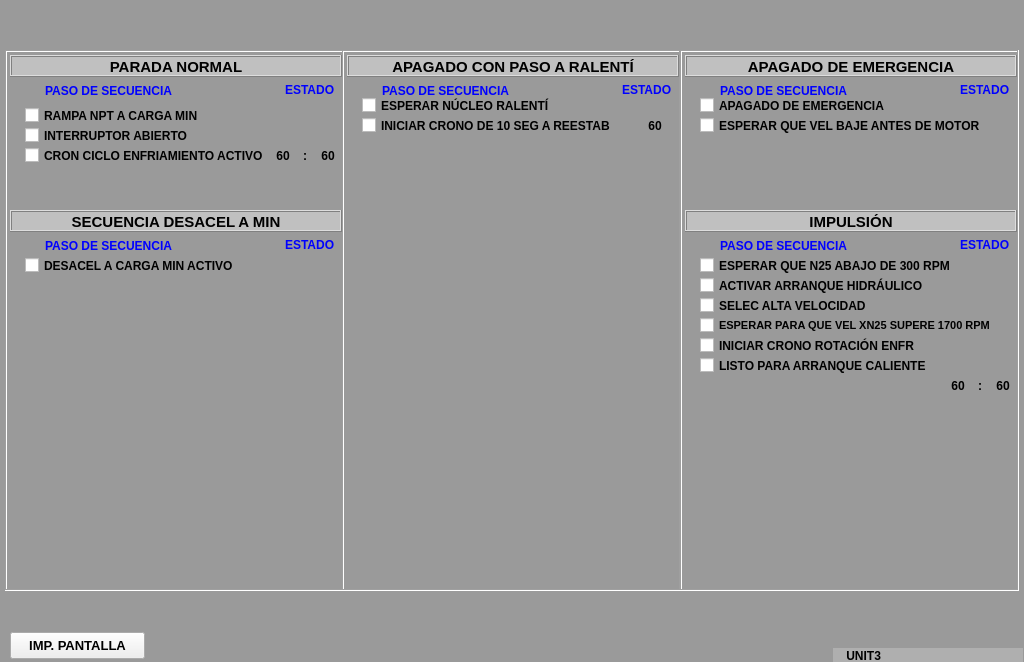
<?xml version="1.0" encoding="UTF-8"?>
<ui version="4.0">
 <class>A4</class>
 <widget class="QWidget" name="A4">
  <property name="geometry">
   <rect>
    <x>0</x>
    <y>0</y>
    <width>1024</width>
    <height>662</height>
   </rect>
  </property>
  <property name="minimumSize">
   <size>
    <width>1024</width>
    <height>662</height>
   </size>
  </property>
  <property name="maximumSize">
   <size>
    <width>1024</width>
    <height>662</height>
   </size>
  </property>
  <property name="windowTitle">
   <string>Form</string>
  </property>
  <widget class="QFrame" name="frame">
   <property name="geometry">
    <rect>
     <x>0</x>
     <y>0</y>
     <width>1024</width>
     <height>662</height>
    </rect>
   </property>
   <property name="styleSheet">
    <string notr="true">background-color: rgb(154, 154, 154);</string>
   </property>
   <property name="frameShape">
    <enum>QFrame::StyledPanel</enum>
   </property>
   <property name="frameShadow">
    <enum>QFrame::Raised</enum>
   </property>
   <widget class="QPushButton" name="btImp">
    <property name="geometry">
     <rect>
      <x>10</x>
      <y>632</y>
      <width>135</width>
      <height>27</height>
     </rect>
    </property>
    <property name="font">
     <font>
      <pointsize>10</pointsize>
      <weight>75</weight>
      <bold>true</bold>
     </font>
    </property>
    <property name="styleSheet">
     <string notr="true">background-color: none;</string>
    </property>
    <property name="text">
     <string>IMP. PANTALLA</string>
    </property>
   </widget>
   <widget class="QFrame" name="frame_7">
    <property name="geometry">
     <rect>
      <x>5</x>
      <y>50</y>
      <width>339</width>
      <height>541</height>
     </rect>
    </property>
    <property name="styleSheet">
     <string notr="true">background-color: none;</string>
    </property>
    <property name="frameShape">
     <enum>QFrame::Box</enum>
    </property>
    <property name="frameShadow">
     <enum>QFrame::Sunken</enum>
    </property>
    <widget class="QFrame" name="frame_8">
     <property name="geometry">
      <rect>
       <x>5</x>
       <y>5</y>
       <width>332</width>
       <height>22</height>
      </rect>
     </property>
     <property name="styleSheet">
      <string notr="true">background-color: rgb(192, 192, 192);</string>
     </property>
     <property name="frameShape">
      <enum>QFrame::Box</enum>
     </property>
     <property name="frameShadow">
      <enum>QFrame::Raised</enum>
     </property>
     <widget class="QLabel" name="lbPrdT">
      <property name="geometry">
       <rect>
        <x>7</x>
        <y>4</y>
        <width>318</width>
        <height>15</height>
       </rect>
      </property>
      <property name="font">
       <font>
        <pointsize>11</pointsize>
        <weight>75</weight>
        <bold>true</bold>
       </font>
      </property>
      <property name="text">
       <string>PARADA NORMAL</string>
      </property>
      <property name="alignment">
       <set>Qt::AlignCenter</set>
      </property>
     </widget>
    </widget>
    <widget class="QLabel" name="lbPas1_1T">
     <property name="geometry">
      <rect>
       <x>40</x>
       <y>30</y>
       <width>171</width>
       <height>21</height>
      </rect>
     </property>
     <property name="palette">
      <palette>
       <active>
        <colorrole role="WindowText">
         <brush brushstyle="SolidPattern">
          <color alpha="255">
           <red>0</red>
           <green>0</green>
           <blue>255</blue>
          </color>
         </brush>
        </colorrole>
       </active>
       <inactive>
        <colorrole role="WindowText">
         <brush brushstyle="SolidPattern">
          <color alpha="255">
           <red>0</red>
           <green>0</green>
           <blue>255</blue>
          </color>
         </brush>
        </colorrole>
       </inactive>
       <disabled>
        <colorrole role="WindowText">
         <brush brushstyle="SolidPattern">
          <color alpha="255">
           <red>120</red>
           <green>120</green>
           <blue>120</blue>
          </color>
         </brush>
        </colorrole>
       </disabled>
      </palette>
     </property>
     <property name="font">
      <font>
       <pointsize>9</pointsize>
       <weight>75</weight>
       <bold>true</bold>
      </font>
     </property>
     <property name="text">
      <string>PASO DE SECUENCIA</string>
     </property>
    </widget>
    <widget class="QLabel" name="lbEdo1_1">
     <property name="geometry">
      <rect>
       <x>280</x>
       <y>30</y>
       <width>54</width>
       <height>20</height>
      </rect>
     </property>
     <property name="palette">
      <palette>
       <active>
        <colorrole role="WindowText">
         <brush brushstyle="SolidPattern">
          <color alpha="255">
           <red>0</red>
           <green>0</green>
           <blue>255</blue>
          </color>
         </brush>
        </colorrole>
       </active>
       <inactive>
        <colorrole role="WindowText">
         <brush brushstyle="SolidPattern">
          <color alpha="255">
           <red>0</red>
           <green>0</green>
           <blue>255</blue>
          </color>
         </brush>
        </colorrole>
       </inactive>
       <disabled>
        <colorrole role="WindowText">
         <brush brushstyle="SolidPattern">
          <color alpha="255">
           <red>120</red>
           <green>120</green>
           <blue>120</blue>
          </color>
         </brush>
        </colorrole>
       </disabled>
      </palette>
     </property>
     <property name="font">
      <font>
       <pointsize>9</pointsize>
       <weight>75</weight>
       <bold>true</bold>
      </font>
     </property>
     <property name="text">
      <string>ESTADO</string>
     </property>
    </widget>
    <widget class="QCheckBox" name="cbRampa">
     <property name="geometry">
      <rect>
       <x>20</x>
       <y>50</y>
       <width>310</width>
       <height>31</height>
      </rect>
     </property>
     <property name="font">
      <font>
       <pointsize>9</pointsize>
       <weight>75</weight>
       <bold>true</bold>
      </font>
     </property>
     <property name="text">
      <string>RAMPA NPT A CARGA MIN</string>
     </property>
     <property name="iconSize">
      <size>
       <width>24</width>
       <height>24</height>
      </size>
     </property>
    </widget>
    <widget class="QCheckBox" name="cbInteruptor">
     <property name="geometry">
      <rect>
       <x>20</x>
       <y>70</y>
       <width>310</width>
       <height>31</height>
      </rect>
     </property>
     <property name="font">
      <font>
       <pointsize>9</pointsize>
       <weight>75</weight>
       <bold>true</bold>
      </font>
     </property>
     <property name="text">
      <string>INTERRUPTOR ABIERTO</string>
     </property>
     <property name="iconSize">
      <size>
       <width>24</width>
       <height>24</height>
      </size>
     </property>
    </widget>
    <widget class="QCheckBox" name="cbCronCiclo">
     <property name="geometry">
      <rect>
       <x>20</x>
       <y>90</y>
       <width>241</width>
       <height>31</height>
      </rect>
     </property>
     <property name="font">
      <font>
       <pointsize>9</pointsize>
       <weight>75</weight>
       <bold>true</bold>
      </font>
     </property>
     <property name="text">
      <string>CRON CICLO ENFRIAMIENTO ACTIVO</string>
     </property>
     <property name="iconSize">
      <size>
       <width>24</width>
       <height>24</height>
      </size>
     </property>
    </widget>
    <widget class="QFrame" name="frame_14">
     <property name="geometry">
      <rect>
       <x>5</x>
       <y>160</y>
       <width>332</width>
       <height>22</height>
      </rect>
     </property>
     <property name="styleSheet">
      <string notr="true">background-color: rgb(192, 192, 192);</string>
     </property>
     <property name="frameShape">
      <enum>QFrame::Box</enum>
     </property>
     <property name="frameShadow">
      <enum>QFrame::Raised</enum>
     </property>
     <widget class="QLabel" name="lbsecT">
      <property name="geometry">
       <rect>
        <x>7</x>
        <y>4</y>
        <width>318</width>
        <height>15</height>
       </rect>
      </property>
      <property name="font">
       <font>
        <pointsize>11</pointsize>
        <weight>75</weight>
        <bold>true</bold>
       </font>
      </property>
      <property name="text">
       <string>SECUENCIA DESACEL A MIN</string>
      </property>
      <property name="alignment">
       <set>Qt::AlignCenter</set>
      </property>
     </widget>
    </widget>
    <widget class="QLabel" name="lbPas1_2T">
     <property name="geometry">
      <rect>
       <x>40</x>
       <y>185</y>
       <width>171</width>
       <height>21</height>
      </rect>
     </property>
     <property name="palette">
      <palette>
       <active>
        <colorrole role="WindowText">
         <brush brushstyle="SolidPattern">
          <color alpha="255">
           <red>0</red>
           <green>0</green>
           <blue>255</blue>
          </color>
         </brush>
        </colorrole>
       </active>
       <inactive>
        <colorrole role="WindowText">
         <brush brushstyle="SolidPattern">
          <color alpha="255">
           <red>0</red>
           <green>0</green>
           <blue>255</blue>
          </color>
         </brush>
        </colorrole>
       </inactive>
       <disabled>
        <colorrole role="WindowText">
         <brush brushstyle="SolidPattern">
          <color alpha="255">
           <red>120</red>
           <green>120</green>
           <blue>120</blue>
          </color>
         </brush>
        </colorrole>
       </disabled>
      </palette>
     </property>
     <property name="font">
      <font>
       <pointsize>9</pointsize>
       <weight>75</weight>
       <bold>true</bold>
      </font>
     </property>
     <property name="text">
      <string>PASO DE SECUENCIA</string>
     </property>
    </widget>
    <widget class="QCheckBox" name="cbDesacel">
     <property name="geometry">
      <rect>
       <x>20</x>
       <y>200</y>
       <width>310</width>
       <height>31</height>
      </rect>
     </property>
     <property name="font">
      <font>
       <pointsize>9</pointsize>
       <weight>75</weight>
       <bold>true</bold>
      </font>
     </property>
     <property name="text">
      <string>DESACEL A CARGA MIN ACTIVO</string>
     </property>
     <property name="iconSize">
      <size>
       <width>24</width>
       <height>24</height>
      </size>
     </property>
    </widget>
    <widget class="QLabel" name="lbEdo1_2">
     <property name="geometry">
      <rect>
       <x>280</x>
       <y>185</y>
       <width>55</width>
       <height>20</height>
      </rect>
     </property>
     <property name="palette">
      <palette>
       <active>
        <colorrole role="WindowText">
         <brush brushstyle="SolidPattern">
          <color alpha="255">
           <red>0</red>
           <green>0</green>
           <blue>255</blue>
          </color>
         </brush>
        </colorrole>
       </active>
       <inactive>
        <colorrole role="WindowText">
         <brush brushstyle="SolidPattern">
          <color alpha="255">
           <red>0</red>
           <green>0</green>
           <blue>255</blue>
          </color>
         </brush>
        </colorrole>
       </inactive>
       <disabled>
        <colorrole role="WindowText">
         <brush brushstyle="SolidPattern">
          <color alpha="255">
           <red>120</red>
           <green>120</green>
           <blue>120</blue>
          </color>
         </brush>
        </colorrole>
       </disabled>
      </palette>
     </property>
     <property name="font">
      <font>
       <pointsize>9</pointsize>
       <weight>75</weight>
       <bold>true</bold>
      </font>
     </property>
     <property name="text">
      <string>ESTADO</string>
     </property>
    </widget>
    <widget class="QLabel" name="lbCronCicloHrs">
     <property name="geometry">
      <rect>
       <x>265</x>
       <y>90</y>
       <width>26</width>
       <height>31</height>
      </rect>
     </property>
     <property name="font">
      <font>
       <weight>75</weight>
       <bold>true</bold>
      </font>
     </property>
     <property name="text">
      <string>60</string>
     </property>
     <property name="alignment">
      <set>Qt::AlignCenter</set>
     </property>
    </widget>
    <widget class="QLabel" name="label_3">
     <property name="geometry">
      <rect>
       <x>294</x>
       <y>90</y>
       <width>12</width>
       <height>31</height>
      </rect>
     </property>
     <property name="font">
      <font>
       <weight>75</weight>
       <bold>true</bold>
      </font>
     </property>
     <property name="text">
      <string>:</string>
     </property>
     <property name="alignment">
      <set>Qt::AlignCenter</set>
     </property>
    </widget>
    <widget class="QLabel" name="lbCronCicloMin">
     <property name="geometry">
      <rect>
       <x>310</x>
       <y>90</y>
       <width>26</width>
       <height>31</height>
      </rect>
     </property>
     <property name="font">
      <font>
       <weight>75</weight>
       <bold>true</bold>
      </font>
     </property>
     <property name="text">
      <string>60</string>
     </property>
     <property name="alignment">
      <set>Qt::AlignCenter</set>
     </property>
    </widget>
   </widget>
   <widget class="QFrame" name="frame_9">
    <property name="geometry">
     <rect>
      <x>342</x>
      <y>50</y>
      <width>339</width>
      <height>541</height>
     </rect>
    </property>
    <property name="styleSheet">
     <string notr="true">background-color: none;</string>
    </property>
    <property name="frameShape">
     <enum>QFrame::Box</enum>
    </property>
    <property name="frameShadow">
     <enum>QFrame::Sunken</enum>
    </property>
    <widget class="QFrame" name="frame_10">
     <property name="geometry">
      <rect>
       <x>5</x>
       <y>5</y>
       <width>332</width>
       <height>22</height>
      </rect>
     </property>
     <property name="styleSheet">
      <string notr="true">background-color: rgb(192, 192, 192);</string>
     </property>
     <property name="frameShape">
      <enum>QFrame::Box</enum>
     </property>
     <property name="frameShadow">
      <enum>QFrame::Raised</enum>
     </property>
     <widget class="QLabel" name="lbApaT">
      <property name="geometry">
       <rect>
        <x>7</x>
        <y>4</y>
        <width>318</width>
        <height>15</height>
       </rect>
      </property>
      <property name="font">
       <font>
        <pointsize>11</pointsize>
        <weight>75</weight>
        <bold>true</bold>
       </font>
      </property>
      <property name="text">
       <string>APAGADO CON PASO A RALENTÍ</string>
      </property>
      <property name="alignment">
       <set>Qt::AlignCenter</set>
      </property>
     </widget>
    </widget>
    <widget class="QLabel" name="lbPas2_1T">
     <property name="geometry">
      <rect>
       <x>40</x>
       <y>30</y>
       <width>171</width>
       <height>21</height>
      </rect>
     </property>
     <property name="palette">
      <palette>
       <active>
        <colorrole role="WindowText">
         <brush brushstyle="SolidPattern">
          <color alpha="255">
           <red>0</red>
           <green>0</green>
           <blue>255</blue>
          </color>
         </brush>
        </colorrole>
       </active>
       <inactive>
        <colorrole role="WindowText">
         <brush brushstyle="SolidPattern">
          <color alpha="255">
           <red>0</red>
           <green>0</green>
           <blue>255</blue>
          </color>
         </brush>
        </colorrole>
       </inactive>
       <disabled>
        <colorrole role="WindowText">
         <brush brushstyle="SolidPattern">
          <color alpha="255">
           <red>120</red>
           <green>120</green>
           <blue>120</blue>
          </color>
         </brush>
        </colorrole>
       </disabled>
      </palette>
     </property>
     <property name="font">
      <font>
       <pointsize>9</pointsize>
       <weight>75</weight>
       <bold>true</bold>
      </font>
     </property>
     <property name="text">
      <string>PASO DE SECUENCIA</string>
     </property>
    </widget>
    <widget class="QLabel" name="lbEdo2_1">
     <property name="geometry">
      <rect>
       <x>280</x>
       <y>30</y>
       <width>61</width>
       <height>20</height>
      </rect>
     </property>
     <property name="palette">
      <palette>
       <active>
        <colorrole role="WindowText">
         <brush brushstyle="SolidPattern">
          <color alpha="255">
           <red>0</red>
           <green>0</green>
           <blue>255</blue>
          </color>
         </brush>
        </colorrole>
       </active>
       <inactive>
        <colorrole role="WindowText">
         <brush brushstyle="SolidPattern">
          <color alpha="255">
           <red>0</red>
           <green>0</green>
           <blue>255</blue>
          </color>
         </brush>
        </colorrole>
       </inactive>
       <disabled>
        <colorrole role="WindowText">
         <brush brushstyle="SolidPattern">
          <color alpha="255">
           <red>120</red>
           <green>120</green>
           <blue>120</blue>
          </color>
         </brush>
        </colorrole>
       </disabled>
      </palette>
     </property>
     <property name="font">
      <font>
       <pointsize>9</pointsize>
       <weight>75</weight>
       <bold>true</bold>
      </font>
     </property>
     <property name="text">
      <string>ESTADO</string>
     </property>
    </widget>
    <widget class="QCheckBox" name="cbEsperarNuc">
     <property name="geometry">
      <rect>
       <x>20</x>
       <y>40</y>
       <width>310</width>
       <height>31</height>
      </rect>
     </property>
     <property name="font">
      <font>
       <pointsize>9</pointsize>
       <weight>75</weight>
       <bold>true</bold>
      </font>
     </property>
     <property name="text">
      <string>ESPERAR NÚCLEO RALENTÍ</string>
     </property>
     <property name="iconSize">
      <size>
       <width>24</width>
       <height>24</height>
      </size>
     </property>
    </widget>
    <widget class="QCheckBox" name="cbIniciar">
     <property name="geometry">
      <rect>
       <x>20</x>
       <y>60</y>
       <width>261</width>
       <height>31</height>
      </rect>
     </property>
     <property name="font">
      <font>
       <pointsize>9</pointsize>
       <weight>75</weight>
       <bold>true</bold>
      </font>
     </property>
     <property name="text">
      <string>INICIAR CRONO DE 10 SEG A REESTAB</string>
     </property>
     <property name="iconSize">
      <size>
       <width>24</width>
       <height>24</height>
      </size>
     </property>
    </widget>
    <widget class="QLabel" name="lbIniciarCrono">
     <property name="geometry">
      <rect>
       <x>300</x>
       <y>60</y>
       <width>26</width>
       <height>31</height>
      </rect>
     </property>
     <property name="font">
      <font>
       <weight>75</weight>
       <bold>true</bold>
      </font>
     </property>
     <property name="text">
      <string>60</string>
     </property>
     <property name="alignment">
      <set>Qt::AlignCenter</set>
     </property>
    </widget>
   </widget>
   <widget class="QFrame" name="frame_11">
    <property name="geometry">
     <rect>
      <x>680</x>
      <y>50</y>
      <width>339</width>
      <height>541</height>
     </rect>
    </property>
    <property name="styleSheet">
     <string notr="true">background-color: none;</string>
    </property>
    <property name="frameShape">
     <enum>QFrame::Box</enum>
    </property>
    <property name="frameShadow">
     <enum>QFrame::Sunken</enum>
    </property>
    <widget class="QFrame" name="frame_12">
     <property name="geometry">
      <rect>
       <x>5</x>
       <y>5</y>
       <width>332</width>
       <height>22</height>
      </rect>
     </property>
     <property name="styleSheet">
      <string notr="true">background-color: rgb(192, 192, 192);</string>
     </property>
     <property name="frameShape">
      <enum>QFrame::Box</enum>
     </property>
     <property name="frameShadow">
      <enum>QFrame::Raised</enum>
     </property>
     <widget class="QLabel" name="lbApaET">
      <property name="geometry">
       <rect>
        <x>7</x>
        <y>4</y>
        <width>318</width>
        <height>15</height>
       </rect>
      </property>
      <property name="font">
       <font>
        <pointsize>11</pointsize>
        <weight>75</weight>
        <bold>true</bold>
       </font>
      </property>
      <property name="text">
       <string>APAGADO DE EMERGENCIA</string>
      </property>
      <property name="alignment">
       <set>Qt::AlignCenter</set>
      </property>
     </widget>
    </widget>
    <widget class="QFrame" name="frame_13">
     <property name="geometry">
      <rect>
       <x>5</x>
       <y>160</y>
       <width>332</width>
       <height>22</height>
      </rect>
     </property>
     <property name="styleSheet">
      <string notr="true">background-color: rgb(192, 192, 192);</string>
     </property>
     <property name="frameShape">
      <enum>QFrame::Box</enum>
     </property>
     <property name="frameShadow">
      <enum>QFrame::Raised</enum>
     </property>
     <widget class="QLabel" name="lbImpT">
      <property name="geometry">
       <rect>
        <x>7</x>
        <y>4</y>
        <width>318</width>
        <height>15</height>
       </rect>
      </property>
      <property name="font">
       <font>
        <pointsize>11</pointsize>
        <weight>75</weight>
        <bold>true</bold>
       </font>
      </property>
      <property name="text">
       <string>IMPULSIÓN</string>
      </property>
      <property name="alignment">
       <set>Qt::AlignCenter</set>
      </property>
     </widget>
    </widget>
    <widget class="QCheckBox" name="cbEsperarVel">
     <property name="geometry">
      <rect>
       <x>20</x>
       <y>60</y>
       <width>310</width>
       <height>31</height>
      </rect>
     </property>
     <property name="font">
      <font>
       <pointsize>9</pointsize>
       <weight>75</weight>
       <bold>true</bold>
      </font>
     </property>
     <property name="text">
      <string>ESPERAR QUE VEL BAJE ANTES DE MOTOR</string>
     </property>
     <property name="iconSize">
      <size>
       <width>24</width>
       <height>24</height>
      </size>
     </property>
    </widget>
    <widget class="QLabel" name="lbPas3_1T">
     <property name="geometry">
      <rect>
       <x>40</x>
       <y>30</y>
       <width>171</width>
       <height>21</height>
      </rect>
     </property>
     <property name="palette">
      <palette>
       <active>
        <colorrole role="WindowText">
         <brush brushstyle="SolidPattern">
          <color alpha="255">
           <red>0</red>
           <green>0</green>
           <blue>255</blue>
          </color>
         </brush>
        </colorrole>
       </active>
       <inactive>
        <colorrole role="WindowText">
         <brush brushstyle="SolidPattern">
          <color alpha="255">
           <red>0</red>
           <green>0</green>
           <blue>255</blue>
          </color>
         </brush>
        </colorrole>
       </inactive>
       <disabled>
        <colorrole role="WindowText">
         <brush brushstyle="SolidPattern">
          <color alpha="255">
           <red>120</red>
           <green>120</green>
           <blue>120</blue>
          </color>
         </brush>
        </colorrole>
       </disabled>
      </palette>
     </property>
     <property name="font">
      <font>
       <pointsize>9</pointsize>
       <weight>75</weight>
       <bold>true</bold>
      </font>
     </property>
     <property name="text">
      <string>PASO DE SECUENCIA</string>
     </property>
    </widget>
    <widget class="QCheckBox" name="cbApagado">
     <property name="geometry">
      <rect>
       <x>20</x>
       <y>40</y>
       <width>331</width>
       <height>31</height>
      </rect>
     </property>
     <property name="font">
      <font>
       <pointsize>9</pointsize>
       <weight>75</weight>
       <bold>true</bold>
      </font>
     </property>
     <property name="text">
      <string>APAGADO DE EMERGENCIA</string>
     </property>
     <property name="iconSize">
      <size>
       <width>24</width>
       <height>24</height>
      </size>
     </property>
    </widget>
    <widget class="QLabel" name="lbEdo3_1">
     <property name="geometry">
      <rect>
       <x>280</x>
       <y>30</y>
       <width>71</width>
       <height>20</height>
      </rect>
     </property>
     <property name="palette">
      <palette>
       <active>
        <colorrole role="WindowText">
         <brush brushstyle="SolidPattern">
          <color alpha="255">
           <red>0</red>
           <green>0</green>
           <blue>255</blue>
          </color>
         </brush>
        </colorrole>
       </active>
       <inactive>
        <colorrole role="WindowText">
         <brush brushstyle="SolidPattern">
          <color alpha="255">
           <red>0</red>
           <green>0</green>
           <blue>255</blue>
          </color>
         </brush>
        </colorrole>
       </inactive>
       <disabled>
        <colorrole role="WindowText">
         <brush brushstyle="SolidPattern">
          <color alpha="255">
           <red>120</red>
           <green>120</green>
           <blue>120</blue>
          </color>
         </brush>
        </colorrole>
       </disabled>
      </palette>
     </property>
     <property name="font">
      <font>
       <pointsize>9</pointsize>
       <weight>75</weight>
       <bold>true</bold>
      </font>
     </property>
     <property name="text">
      <string>ESTADO</string>
     </property>
    </widget>
    <widget class="QLabel" name="lbPas3_2T">
     <property name="geometry">
      <rect>
       <x>40</x>
       <y>185</y>
       <width>171</width>
       <height>21</height>
      </rect>
     </property>
     <property name="palette">
      <palette>
       <active>
        <colorrole role="WindowText">
         <brush brushstyle="SolidPattern">
          <color alpha="255">
           <red>0</red>
           <green>0</green>
           <blue>255</blue>
          </color>
         </brush>
        </colorrole>
       </active>
       <inactive>
        <colorrole role="WindowText">
         <brush brushstyle="SolidPattern">
          <color alpha="255">
           <red>0</red>
           <green>0</green>
           <blue>255</blue>
          </color>
         </brush>
        </colorrole>
       </inactive>
       <disabled>
        <colorrole role="WindowText">
         <brush brushstyle="SolidPattern">
          <color alpha="255">
           <red>120</red>
           <green>120</green>
           <blue>120</blue>
          </color>
         </brush>
        </colorrole>
       </disabled>
      </palette>
     </property>
     <property name="font">
      <font>
       <pointsize>9</pointsize>
       <weight>75</weight>
       <bold>true</bold>
      </font>
     </property>
     <property name="text">
      <string>PASO DE SECUENCIA</string>
     </property>
    </widget>
    <widget class="QCheckBox" name="checkBox_19">
     <property name="geometry">
      <rect>
       <x>20</x>
       <y>220</y>
       <width>310</width>
       <height>31</height>
      </rect>
     </property>
     <property name="font">
      <font>
       <pointsize>9</pointsize>
       <weight>75</weight>
       <bold>true</bold>
      </font>
     </property>
     <property name="text">
      <string>ACTIVAR ARRANQUE HIDRÁULICO</string>
     </property>
     <property name="iconSize">
      <size>
       <width>24</width>
       <height>24</height>
      </size>
     </property>
    </widget>
    <widget class="QLabel" name="lbEdo3_2">
     <property name="geometry">
      <rect>
       <x>280</x>
       <y>185</y>
       <width>71</width>
       <height>20</height>
      </rect>
     </property>
     <property name="palette">
      <palette>
       <active>
        <colorrole role="WindowText">
         <brush brushstyle="SolidPattern">
          <color alpha="255">
           <red>0</red>
           <green>0</green>
           <blue>255</blue>
          </color>
         </brush>
        </colorrole>
       </active>
       <inactive>
        <colorrole role="WindowText">
         <brush brushstyle="SolidPattern">
          <color alpha="255">
           <red>0</red>
           <green>0</green>
           <blue>255</blue>
          </color>
         </brush>
        </colorrole>
       </inactive>
       <disabled>
        <colorrole role="WindowText">
         <brush brushstyle="SolidPattern">
          <color alpha="255">
           <red>120</red>
           <green>120</green>
           <blue>120</blue>
          </color>
         </brush>
        </colorrole>
       </disabled>
      </palette>
     </property>
     <property name="font">
      <font>
       <pointsize>9</pointsize>
       <weight>75</weight>
       <bold>true</bold>
      </font>
     </property>
     <property name="text">
      <string>ESTADO</string>
     </property>
    </widget>
    <widget class="QCheckBox" name="cbEsperarIni">
     <property name="geometry">
      <rect>
       <x>20</x>
       <y>280</y>
       <width>310</width>
       <height>31</height>
      </rect>
     </property>
     <property name="font">
      <font>
       <pointsize>9</pointsize>
       <weight>75</weight>
       <bold>true</bold>
      </font>
     </property>
     <property name="text">
      <string>INICIAR CRONO ROTACIÓN ENFR</string>
     </property>
     <property name="iconSize">
      <size>
       <width>24</width>
       <height>24</height>
      </size>
     </property>
    </widget>
    <widget class="QCheckBox" name="cbSelec">
     <property name="geometry">
      <rect>
       <x>20</x>
       <y>240</y>
       <width>310</width>
       <height>31</height>
      </rect>
     </property>
     <property name="font">
      <font>
       <pointsize>9</pointsize>
       <weight>75</weight>
       <bold>true</bold>
      </font>
     </property>
     <property name="text">
      <string>SELEC ALTA VELOCIDAD</string>
     </property>
     <property name="iconSize">
      <size>
       <width>24</width>
       <height>24</height>
      </size>
     </property>
    </widget>
    <widget class="QCheckBox" name="cbEsperarN25">
     <property name="geometry">
      <rect>
       <x>20</x>
       <y>200</y>
       <width>310</width>
       <height>31</height>
      </rect>
     </property>
     <property name="font">
      <font>
       <pointsize>9</pointsize>
       <weight>75</weight>
       <bold>true</bold>
      </font>
     </property>
     <property name="text">
      <string>ESPERAR QUE N25 ABAJO DE 300 RPM</string>
     </property>
     <property name="iconSize">
      <size>
       <width>24</width>
       <height>24</height>
      </size>
     </property>
    </widget>
    <widget class="QCheckBox" name="cbListo">
     <property name="geometry">
      <rect>
       <x>20</x>
       <y>300</y>
       <width>310</width>
       <height>31</height>
      </rect>
     </property>
     <property name="font">
      <font>
       <pointsize>9</pointsize>
       <weight>75</weight>
       <bold>true</bold>
      </font>
     </property>
     <property name="text">
      <string>LISTO PARA ARRANQUE CALIENTE</string>
     </property>
     <property name="iconSize">
      <size>
       <width>24</width>
       <height>24</height>
      </size>
     </property>
    </widget>
    <widget class="QCheckBox" name="cbEsperarXn25">
     <property name="geometry">
      <rect>
       <x>20</x>
       <y>260</y>
       <width>310</width>
       <height>31</height>
      </rect>
     </property>
     <property name="font">
      <font>
       <pointsize>8</pointsize>
       <weight>75</weight>
       <bold>true</bold>
      </font>
     </property>
     <property name="text">
      <string>ESPERAR PARA QUE VEL XN25 SUPERE 1700 RPM</string>
     </property>
     <property name="iconSize">
      <size>
       <width>24</width>
       <height>24</height>
      </size>
     </property>
    </widget>
    <widget class="QLabel" name="lbHrs">
     <property name="geometry">
      <rect>
       <x>265</x>
       <y>320</y>
       <width>26</width>
       <height>31</height>
      </rect>
     </property>
     <property name="font">
      <font>
       <weight>75</weight>
       <bold>true</bold>
      </font>
     </property>
     <property name="text">
      <string>60</string>
     </property>
     <property name="alignment">
      <set>Qt::AlignCenter</set>
     </property>
    </widget>
    <widget class="QLabel" name="label_4">
     <property name="geometry">
      <rect>
       <x>294</x>
       <y>320</y>
       <width>12</width>
       <height>31</height>
      </rect>
     </property>
     <property name="font">
      <font>
       <weight>75</weight>
       <bold>true</bold>
      </font>
     </property>
     <property name="text">
      <string>:</string>
     </property>
     <property name="alignment">
      <set>Qt::AlignCenter</set>
     </property>
    </widget>
    <widget class="QLabel" name="lbMin">
     <property name="geometry">
      <rect>
       <x>310</x>
       <y>320</y>
       <width>26</width>
       <height>31</height>
      </rect>
     </property>
     <property name="font">
      <font>
       <weight>75</weight>
       <bold>true</bold>
      </font>
     </property>
     <property name="text">
      <string>60</string>
     </property>
     <property name="alignment">
      <set>Qt::AlignCenter</set>
     </property>
    </widget>
   </widget>
   <widget class="QLabel" name="lbBack">
    <property name="geometry">
     <rect>
      <x>0</x>
      <y>0</y>
      <width>1024</width>
      <height>662</height>
     </rect>
    </property>
    <property name="minimumSize">
     <size>
      <width>1024</width>
      <height>662</height>
     </size>
    </property>
    <property name="maximumSize">
     <size>
      <width>1024</width>
      <height>662</height>
     </size>
    </property>
    <property name="text">
     <string/>
    </property>
    <property name="pixmap">
     <pixmap resource="../Resources.qrc">:/Resources/PNG/A4.png</pixmap>
    </property>
   </widget>
   <widget class="QLabel" name="lbUnit3">
    <property name="geometry">
     <rect>
      <x>833</x>
      <y>648</y>
      <width>190</width>
      <height>15</height>
     </rect>
    </property>
    <property name="font">
     <font>
      <weight>75</weight>
      <bold>true</bold>
     </font>
    </property>
    <property name="styleSheet">
     <string notr="true">background-color: rgb(175, 175, 175);</string>
    </property>
    <property name="text">
     <string>    UNIT3</string>
    </property>
   </widget>
   <zorder>lbBack</zorder>
   <zorder>btImp</zorder>
   <zorder>frame_7</zorder>
   <zorder>frame_9</zorder>
   <zorder>frame_11</zorder>
   <zorder>lbUnit3</zorder>
  </widget>
 </widget>
 <resources>
  <include location="../Resources.qrc"/>
 </resources>
 <connections/>
</ui>
